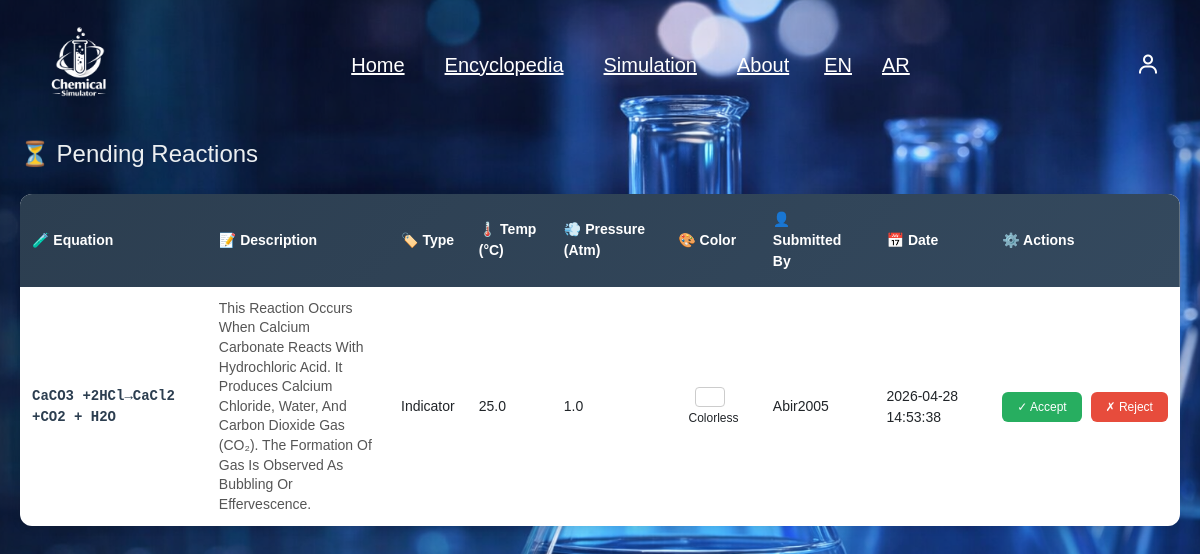
Before: /admin/pending_reactions (signed in) with the older database file.
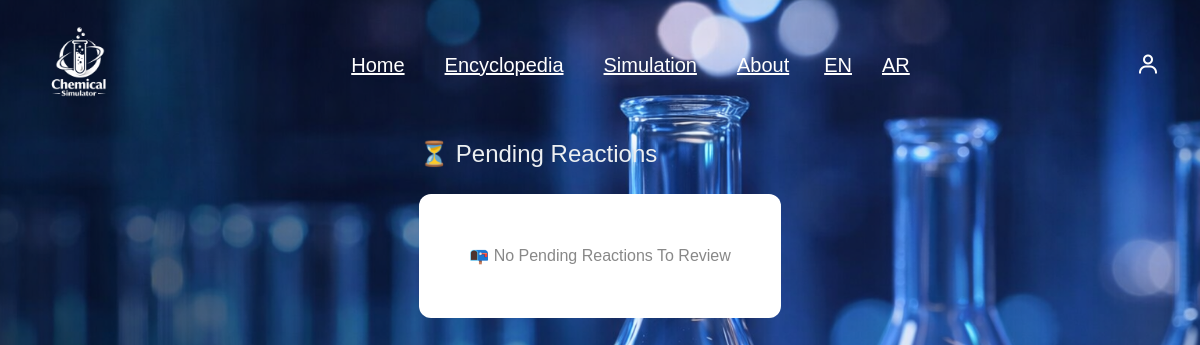
After: the same page with the newer database file.
### tables this page shows
CREATE TABLE pending_reactions (
    id INTEGER PRIMARY KEY AUTOINCREMENT,
    user_id INTEGER NOT NULL,
    equation TEXT NOT NULL,
    description TEXT,
    status TEXT CHECK(status IN ('pending','accepted','rejected')) DEFAULT 'pending',
    created_at TEXT DEFAULT (datetime('now','localtime')), type TEXT, temperature REAL, pressure REAL, result_color TEXT,
    FOREIGN KEY (user_id) REFERENCES user(id)
);

CREATE TABLE user (
        id INTEGER PRIMARY KEY AUTOINCREMENT,
        username TEXT NOT NULL,
        email TEXT UNIQUE NOT NULL,
        password TEXT NOT NULL,
        role TEXT CHECK(role IN ('admin', 'user')) NOT NULL
    , avatar TEXT DEFAULT 'default.png');

### routes/reaction.py (the view)
@reaction.route('/admin/pending_reactions')
def pending_reactions():
    if 'user_id' not in session:
        return redirect(url_for('login.login'))
    conn = sqlite3.connect('database/chemical.db')
    c = conn.cursor()
    c.execute("""
        SELECT p.id, p.equation, p.description, p.type, p.temperature, p.pressure,
               p.created_at, u.username, p.result_color
        FROM pending_reactions p
        JOIN user u ON p.user_id = u.id
        WHERE p.status = 'pending'
        ORDER BY p.created_at DESC
    """)
    reactions = c.fetchall()
    conn.close()
    return render_template('reaction/pending_reactions.html', reactions=reactions)

### app.py (called while the page is built)
def get_locale():
    return session.get('lang', 'en')

@app.before_request
def set_language():
    lang = request.args.get('lang')
    if lang:
        session['lang'] = lang

@app.context_processor
def inject_globals():
    return dict(get_locale=get_locale)

@app.context_processor
def inject_notifications():
    conn = sqlite3.connect('database/chemical.db')
    c = conn.cursor()
    c.execute("SELECT COUNT(*) FROM pending_reactions WHERE status='pending'")
    count = c.fetchone()[0]
    conn.close()
    return dict(pending_count=count)

### templates/reaction/pending_reactions.html (shortened to what this page needs)
{% extends "base.html" %}
{% block head %}
<link rel="stylesheet" href="{{ url_for('static', filename='css/reaction.css') }}">
{% endblock %}
{% block content %}
<div class="pending-container">
    <h2>⏳{{ _(' Pending Reactions') }}</h2>
    {% if reactions %}
    <div class="table-responsive">
        <table class="pending-table">
            <thead>
                <tr>
                    <th>🧪{{ _(' Equation') }}</th>
                    <th>📝{{ _(' Description') }}</th>
                    <th>🏷️{{ _(' Type') }}</th>
                    <th>🌡️{{ _(' Temp (°C)') }}</th>
                    <th>💨{{ _(' Pressure (atm)') }}</th>
                    <th>🎨{{ _(' Color') }}</th>
                    <th>👤{{ _(' Submitted by') }}</th>
                    <th>📅{{ _(' Date') }}</th>
                    <th>⚙️{{ _(' Actions') }}</th>
                </tr>
            </thead>
            <tbody>
                {% for reaction in reactions %}
                <tr data-color="{{ reaction[8] or '#ffffff' }}">
                    <td class="equation-cell">{{ reaction[1] }}</td>
                    <td class="description-cell"> {{ reaction[2] or _('No description') }}</td>
                    <td>{{ reaction[3] or _('N/A') }}</td>
                    <td>{{ reaction[4] or _('N/A') }}</td>
                    <td>{{ reaction[5] or _('N/A') }}</td>
                    <td class="color-cell">
                        <div class="color-preview" id="color-{{ loop.index }}"></div>
                        <span class="color-value">{{ reaction[8] or _('Not set') }}</span>
                    </td>
                    <td>{{ reaction[7] }}</td>
                    <td>{{ reaction[6] }}</td>
                    <td class="actions-cell">
                        <a href="{{ url_for('reaction.accept', id=reaction[0]) }}" class="btn-accept">✓{{ _(' Accept') }}</a>
                        <a href="{{ url_for('reaction.reject', id=reaction[0]) }}" class="btn-reject">✗{{ _(' Reject') }}</a>
                    </td>
                </tr>
                {% endfor %}
            </tbody>
        </table>
    </div>
    {% else %}
        <div class="empty-message">📭{{ _(' No pending reactions to review') }}</div>
    {% endif %}
</div>
{% endblock %}

### templates/base.html (shortened to what this page needs)
<!doctype html>
<html lang="{{ get_locale() }}" dir="{{ 'rtl' if get_locale() == 'ar' else 'ltr' }}">
  <head>
    <link href="https://cdn.jsdelivr.net/npm/bootstrap@5.3.2/dist/css/bootstrap.min.css" rel="stylesheet"/>
    <link href='https://unpkg.com/boxicons@2.1.4/css/boxicons.min.css' rel='stylesheet'>
    <link rel="stylesheet" href="{{ url_for('static', filename='css/style.css') }}"/>
    <link rel="stylesheet" href="{{ url_for('static', filename='css/login.css') }}"/>
    {% block head %}{% endblock %}
  </head>
  <body>
    {% include "header.html" %}
    {% block content %}{% endblock %}
  </body>
</html>

### templates/header.html (shortened to what this page needs)
<header class="fixed-top py-4 text-white">
  <div class="container-fluid px-5 d-flex align-items-center justify-content-between">
    <a href="{{ url_for('home') }}" class="logo">
      <img src="{{ url_for('static', filename='img/logo.png') }}" alt="Logo" class="logo-img" />
    </a>
    <nav class="navbar d-none d-md-flex">
      <a href="{{ url_for('home') }}" class="text-white mx-2">{{ _('Home') }}</a>
      <a href="{{ url_for('compound.encyclopedia') }}" class="text-white mx-2">{{ _('Encyclopedia') }}</a>
      <a href="{{ url_for('simulation.simulation_page') }}" class="text-white mx-2">{{ _('Simulation') }}</a>
      <a href="{{ url_for('home') }}#about" class="text-white mx-2">{{ _('About') }}</a>
      <a href="{{ request.path }}?lang=en" class="lang-btn">EN</a>
      <a href="{{ request.path }}?lang=ar" class="lang-btn">AR</a>
    </nav>
<div class="user-menu">
  <i class="bx bx-user user-icon"></i>
</div>
  </div>
</header>

### static/css/style.css (style rules this page uses)
* { padding: 0; margin: 0; box-sizing: border-box; font-family: "Lucida Sans", "Lucida Sans Regular", "Lucida Grande", "Lucida Sans Unicode", Geneva, Verdana, sans-serif; outline: none; border: none; text-decoration: none; text-transform: capitalize; transition: 0.2s linear; }
html { font-size: 62.5%; scroll-behavior: smooth; overflow-x: hidden; }
header { background-color: rgba(0, 0, 0, 0); box-shadow: none; position: fixed; width: 100%; z-index: 999; }
header a, header .logo, header .navbar a, header .user-menu i { color: #fff !important; }
.logo { font-size: 2rem; font-weight: bolder; }
.navbar a { font-size: 2rem; padding: 0 1.5rem; font-family: "Lucida Sans", "Lucida Sans Regular", "Lucida Grande", "Lucida Sans Unicode", Geneva, Verdana, sans-serif; }
.logo img.logo-img { height: 100px; width: auto; display: block; }
.user-icon { color: #fff !important; }
.user-menu { position: relative; cursor: pointer; display: flex; align-items: center; }
.user-menu i { font-size: 24px; padding: 10px; border-radius: 50%; transition: 0.3s ease; }
.user-menu { position: relative; display: inline-block; }
.user-icon { font-size: 22px; cursor: pointer; color: #2f6bff; padding: 8px; }
.user-menu::after { content: ""; position: absolute; top: 100%; height: 10px; width: 100%; }

### static/css/login.css (style rules this page uses)
* { margin: 0; padding: 0; box-sizing: border-box; font-family: "Lucida Sans", "Lucida Sans Regular", "Lucida Grande", "Lucida Sans Unicode", Geneva, Verdana, sans-serif; }
body { display: flex; justify-content: center; align-items: flex-start; min-height: 100vh; padding-top: 120px; background: url("../img/img1.png") no-repeat; background-size: cover; background-position: center; }

### static/css/reaction.css (style rules this page uses)
.pending-container { max-width: 1400px; margin: 0 auto; padding: 20px; }
.pending-container h2 { color: #eceff1; margin-bottom: 25px; font-size: 24px; }
.empty-message { text-align: center; padding: 50px; color: #888; background: white; border-radius: 12px; font-size: 16px; }

Changed rows visible on the page:
no longer on this page (row edited): pending_reactions: equation "CaCO3 +2HCl→CaCl2 +CO2 + H2O", description "This Reaction Occurs When Calcium Carbonate Reacts With Hydrochloric Acid. It Produces Calcium Chloride, Water, And Carbon Dioxide Gas (CO₂). The Formation Of Gas Is Observed As Bubbling Or Effervescence.", type "Indicator", temperature "25.0", pressure "1.0", result_color "Colorless", username "Abir2005", created_at "2026-04-28 14:53:38"
Other visible differences:
text no longer shown: "🧪 Equation 📝 Description 🏷️ Type 🌡️ Temp (°C) 💨 Pressure (Atm) 🎨 Color 👤 Submitted By 📅 Date ⚙️ Actions"
text now shown: "📭 No Pending Reactions To Review"
